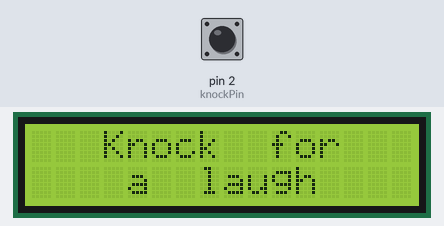
A sketch run on a simulated Arduino Uno, built with avr-gcc and run on an emulated ATmega328P. On the bench: 16×2 character LCD. Inputs (shaded band) come from the test bench; at power-on: pin 2 (knockPin) HIGH. Random numbers use the default seed unless the sketch sets one.

Above: at 1.6 s.
1.7 s: pin 2 (knockPin) pulled LOW for 1 s
At 3.0 s:
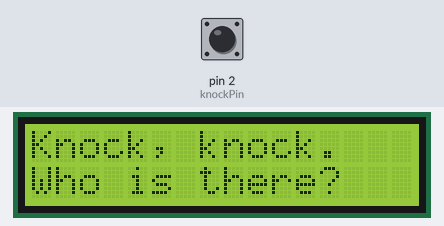
5.7 s: pin 2 (knockPin) pulled LOW for 3.2 s
At 7.3 s:
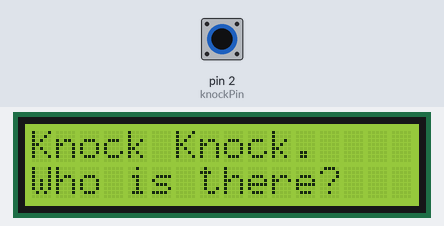
11.9 s: pin 2 (knockPin) pulled LOW for 1 s
At 14.6 s:
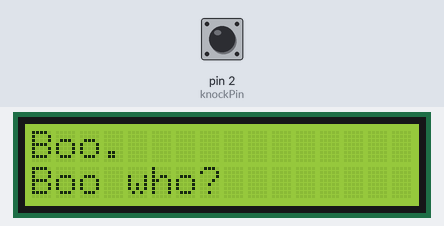
15.9 s: pin 2 (knockPin) pulled LOW for 1 s
At 18.8 s:
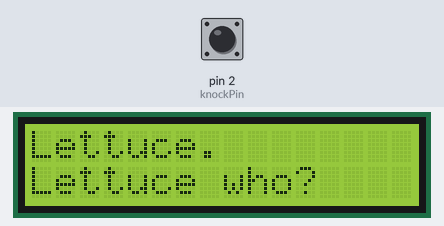
19.9 s: pin 2 (knockPin) pulled LOW for 1 s
At 22.9 s:
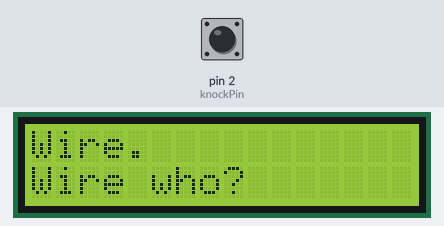
23.9 s: pin 2 (knockPin) pulled LOW for 1 s
At 24.7 s:
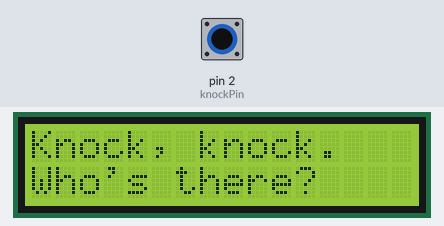
Timing chart, 0 to 26.9 s (numbered marks = the images above; inputs shaded):
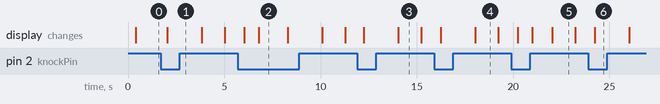

Measured:
- after the input at 1.7 s, the display: changes after 0.33 s (image 1)
- what the display in image 2 shows lasts 1.5 s, from 6.8 s to 8.3 s
- what the display in image 3 shows lasts 1.2 s, from 14.0 s to 15.2 s

The sketch:

knock_knock_joke.ino
```cpp
#include <Wire.h>
#include <LiquidCrystal_I2C.h>

const int knockPin = 2;
LiquidCrystal_I2C lcd(0x27, 16, 2);

// --- Knock detection ---
int baseline;
int knockCount = 0;
unsigned long firstKnockTime = 0;
unsigned long lastTriggerTime = 0;

const unsigned long doubleKnockWindow = 400; // ms between knocks
const unsigned long cooldownMs = 600;        // ignore noise after trigger
const unsigned long debounceMs = 150;        // prevent one knock counting twice

// --- Paging (vertical-style update) ---
const unsigned long pageIntervalMs = 1200;   // time each "page" stays
unsigned long lastPageTime = 0;
int pageIndex = 0;

bool hasMessage = false;

// Long messages allowed
const char* messages[] = {
  "Knock, knock. \nWho's there? \nLeaf.\nLeaf who?\nLeaf me alone,\nI'm telling \na joke!",
  "Knock Knock. \nWho is there? \nKanga. \nKanga who? \nActually, it's \nKangaroo!",
  "Knock Knock. \nWho is there? \nBoo. \nBoo who? \nDon't cry, it's \njust a joke.",
  "Knock Knock. \nWho is there? \nLettuce. \nLettuce who? \nLettuce in, it's \ncold out here!",
  "Knock, knock. \nWho is there? \nWire. \nWire who? \nWire you asking \nso many \nquestions? "
};
const int messageCount = sizeof(messages) / sizeof(messages[0]);

String currentText = "";  // we store the chosen message here (easier to paginate)

void showDefault() {
  lcd.clear();
  lcd.setCursor(0, 0);
  lcd.print("   Knock  for   ");
  lcd.setCursor(0, 1);
  lcd.print("    a  laugh     "); // clear second line
  hasMessage = false;
  currentText = "";
  pageIndex = 0;
}

String padTo16(String s) {
  if (s.length() > 16) return s.substring(0, 16);
  while (s.length() < 16) s += " ";
  return s;
}

void showPage() {
  if (!hasMessage) return;

  // Split message into lines
  String text = currentText;
  int totalLines = 0;
  String lines[10]; // up to 10 lines max (safe for your jokes)

  int start = 0;
  while (true) {
    int idx = text.indexOf('\n', start);
    if (idx == -1) {
      lines[totalLines++] = text.substring(start);
      break;
    } else {
      lines[totalLines++] = text.substring(start, idx);
      start = idx + 1;
    }
  }

  // Loop pages
  if (pageIndex >= totalLines) pageIndex = 0;

  String line1 = lines[pageIndex];
  String line2 = (pageIndex + 1 < totalLines) ? lines[pageIndex + 1] : "";

  lcd.setCursor(0, 0);
  lcd.print(padTo16(line1));

  lcd.setCursor(0, 1);
  lcd.print(padTo16(line2));

  pageIndex += 2; // move to next "page"
}

void setup() {
  pinMode(knockPin, INPUT_PULLUP);

  lcd.init();
  lcd.backlight();
  lcd.clear();

  delay(300);
  baseline = digitalRead(knockPin);

  randomSeed(analogRead(A0));

  showDefault();
}

void loop() {
  unsigned long now = millis();
  int state = digitalRead(knockPin);

  // ---- Double knock detection (based on deviation from baseline) ----
  if (state != baseline && (now - lastTriggerTime) > cooldownMs) {

    if (knockCount == 0) {
      knockCount = 1;
      firstKnockTime = now;
    }
    else if (knockCount == 1 && (now - firstKnockTime) <= doubleKnockWindow) {
      // Valid double knock -> choose a new message and start paging
      int idx = random(messageCount);
      currentText = String(messages[idx]);

      hasMessage = true;
      pageIndex = 0;
      lastPageTime = 0;  // force immediate page display

      knockCount = 0;
      lastTriggerTime = now;
    }

    delay(debounceMs);
  }

  // If second knock doesn't arrive in time, reset
  if (knockCount == 1 && (now - firstKnockTime) > doubleKnockWindow) {
    knockCount = 0;
  }

  // ---- Page-by-page updates (vertical-style) ----
  if (hasMessage && (now - lastPageTime) >= pageIntervalMs) {
    lastPageTime = now;
    showPage();
  }
}
```
